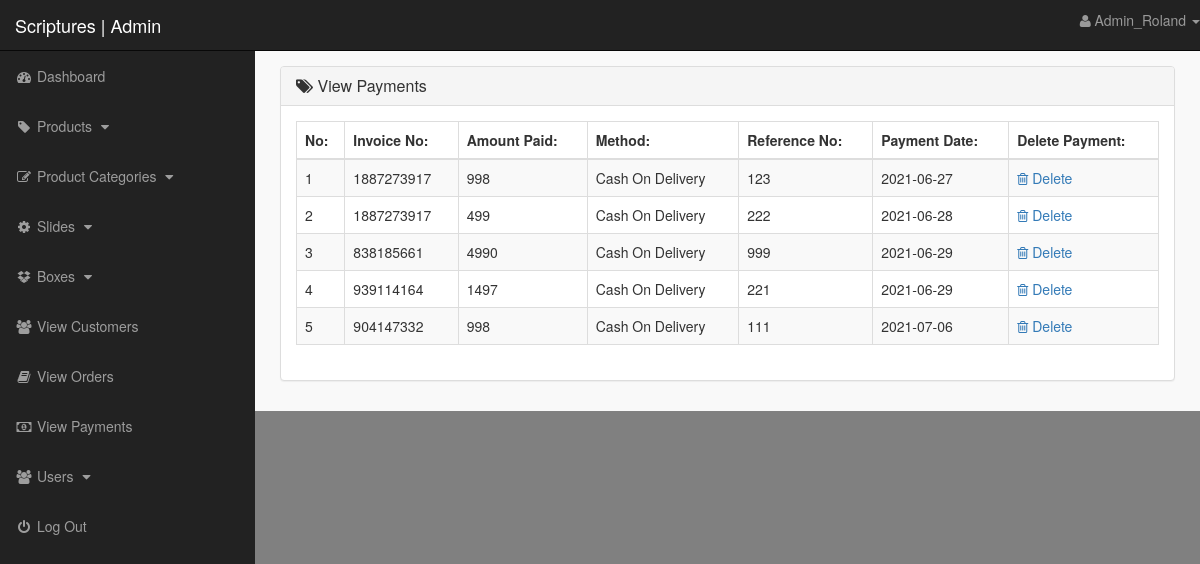
The page /admin_area/index.php?view_payments (signed in) on the database its author committed.
### tables this page shows
CREATE TABLE `payments` (
  `payment_id` int(10) NOT NULL,
  `invoice_no` int(10) NOT NULL,
  `amount` int(10) NOT NULL,
  `payment_mode` text NOT NULL,
  `ref_no` int(10) NOT NULL,
  `payment_date` text NOT NULL
);

### admin_area/view_payments.php (the view, shortened to what this page needs)
<?php
    if(!isset($_SESSION['admin_email'])){
        echo "<script>window.open('login.php','_self')</script>";
    }else{
?>
<div class="row">
    <div class="col-lg-12">
        <ol class="breadcrumb">
            <li class="active">
            </li>
        </ol>
    </div>
</div>
<div class="row">
    <div class="col-lg-12">
        <div class="panel panel-default">
            <div class="panel-heading">
               <h3 class="panel-title">
                   <i class="fa fa-tags"></i>  View Payments
               </h3>
            </div>
            <div class="panel-body">
                <div class="table-responsive">
                    <table class="table table-striped table-bordered table-hover">
                        <thead>
                            <tr>
                                <th> No: </th>
                                <th> Invoice No: </th>
                                <th> Amount Paid: </th>
                                <th> Method: </th>
                                <th> Reference No: </th>
                                <th> Payment Date: </th>
                                <th> Delete Payment: </th>
                            </tr>
                        </thead>
                        <tbody>
                            <?php
                                $i=0;
                                $get_payments = "select * from payments";
                                $run_payments = mysqli_query($con,$get_payments);
                                while($row_payments=mysqli_fetch_array($run_payments)){
                                    $payment_id = $row_payments['payment_id'];
                                    $invoice_no = $row_payments['invoice_no'];
                                    $amount = $row_payments['amount'];
                                    $payment_mode = $row_payments['payment_mode'];
                                    $ref_no = $row_payments['ref_no'];
                                    $payment_date = $row_payments['payment_date'];
                                    $i++;
                            ?>
                            <tr>
                                <td> <?php echo $i; ?> </td>
                                <td> <?php echo $invoice_no; ?> </td>
                                <td> <?php echo $amount; ?></td>
                                <td> <?php echo $payment_mode; ?> </td>
                                <td> <?php echo $ref_no; ?></td>
                                <td> <?php echo $payment_date; ?> </td>
                                <td>
                                     <a href="index.php?delete_payment=<?php echo $payment_id; ?>">
                                        <i class="fa fa-trash-o"></i> Delete
                                     </a>
                                </td>
                            </tr>
                            <?php } ?>
                        </tbody>
                    </table>
                </div>
            </div>
        </div>
    </div>
</div>
<?php } ?>

### admin_area/includes/sidebar.php (shortened to what this page needs)
<?php
 if (!isset($_SESSION['admin_email'])) {
 	echo "<script>window.open('login.php','_self')</script>";
 }else{
?>
<nav class="navbar navbar-inverse navbar-fixed-top">
	<div class="navbar-header">
		<a href="index.php?dashboard" class="navbar-brand">Scriptures | Admin</a>
	</div>
	<ul class="nav navbar-right top-nav">
		<li class="dropdown">
			<a href = "#" class="dropdown-toggle" data-toggle="dropdown">
				<i class="fa fa-user"></i> <?php echo $admin_name; ?> <b class="caret"> </b>
			</a>
		</li>
	</ul>
	<div class="collapse navbar-collapse navbar-exi-collapse">
		<ul class="nav navbar-nav side-nav">
			<li>
				<li>
						<a href="index.php?dashboard">
							<i class="fa fa-fw fa-dashboard"></i> Dashboard
						</a>
				</li>
			</li>
				<li>
				<li>
						<a href="#" data-toggle="collapse" data-target="#products">
							<i class="fa fa-fw fa-tag"></i> Products
							<i class="fa fa-fw fa-caret-down"></i>
						</a>
				</li>
			</li>
			<li>
				<li>
						<a href="#" data-toggle="collapse" data-target="#p_cat">
							<i class="fa fa-fw fa-edit"></i> Product Categories
							<i class="fa fa-fw fa-caret-down"></i>
						</a>
				</li>
			</li>
			<li>
				<li>
						<a href="#" data-toggle="collapse" data-target="#slides">
							<i class="fa fa-fw fa-gear"></i> Slides
							<i class="fa fa-fw fa-caret-down"></i>
						</a>
				</li>
				<li>
                <a href="#" data-toggle="collapse" data-target="#boxes">
                        <i class="fa fa-fw fa-dropbox"></i> Boxes
                        <i class="fa fa-fw fa-caret-down"></i>
                </a>
            </li>
			</li>
			<li>
				<a href="index.php?view_customers">
				<i class="fa fa-fw fa-users"> </i> View Customers
				</a>
			</li>
			<li>
				<a href="index.php?view_orders">
				<i class="fa fa-fw fa-book"> </i> View Orders
				</a>
			</li>
			<li>
				<a href="index.php?view_payments">
				<i class="fa fa-fw fa-money"> </i> View Payments
				</a>
			</li>
			<li>
				<li>
						<a href="#" data-toggle="collapse" data-target="#users">
							<i class="fa fa-fw fa-users"></i> Users
							<i class="fa fa-fw fa-caret-down"></i>
						</a>
				</li>
			</li>
			<li>
				<a href="logout.php">
				<i class="fa fa-fw fa-power-off"> </i> Log Out
				</a>
			</li>
		</ul>
	</div>
</nav>
<?php } ?>

### admin_area/styles.css (style rules this page uses)
body { margin-top: 100px; }
@media (min-width: 768px) { body { margin-top: 50px; } }
.top-nav { 0 15px; }
.top-nav>li { float: left; display: inline-block; }
.top-nav>li>a { color: #999999; line-height: 20px; padding-top: 15px; padding-bottom: 15px; }
@media (min-width: 768px) { .side-nav { position: fixed; top: 51px; bottom: 0; width: 255px; overflow-y: auto; overflow-x: hidden; background-color: #222222; padding-bottom: 40px; border-radius: 0; } }
@media (min-width: 768px) { .side-nav>li>a { width: 255px; } }
.panel-body { border-radius: 5px; }

### admin_area/index.php (style rules this page uses)
body { background-color: #808080; }

### rows shown on the page
payments: invoice_no "1887273917", amount "998", payment_mode "Cash On Delivery", ref_no "123", payment_date "2021-06-27"
payments: invoice_no "1887273917", amount "499", payment_mode "Cash On Delivery", ref_no "222", payment_date "2021-06-28"
payments: invoice_no "838185661", amount "4990", payment_mode "Cash On Delivery", ref_no "999", payment_date "2021-06-29"
payments: invoice_no "939114164", amount "1497", payment_mode "Cash On Delivery", ref_no "221", payment_date "2021-06-29"
payments: invoice_no "904147332", amount "998", payment_mode "Cash On Delivery", ref_no "111", payment_date "2021-07-06"

### other values the page prints
$admin_name "Admin_Roland"
